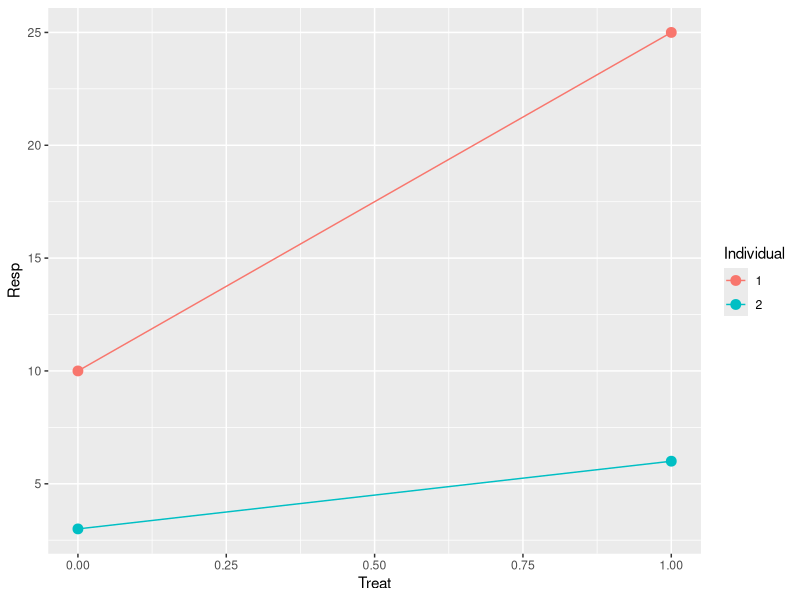
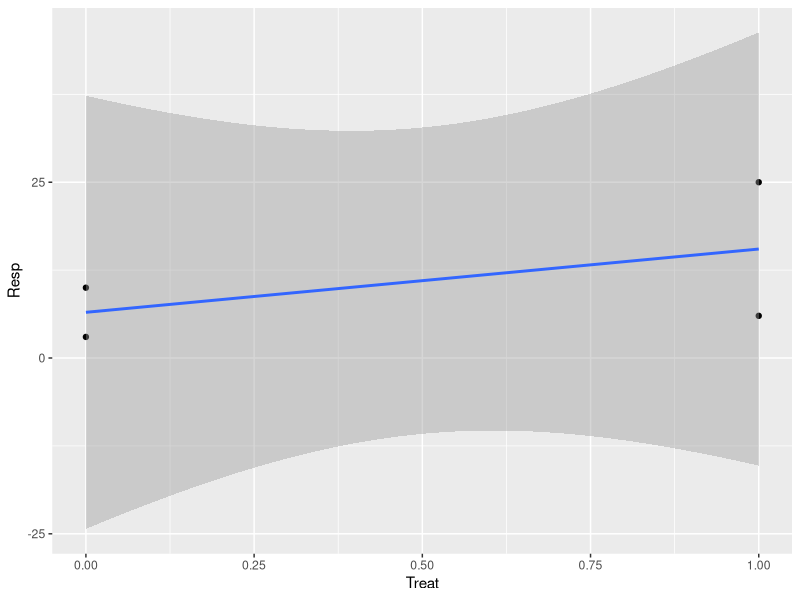
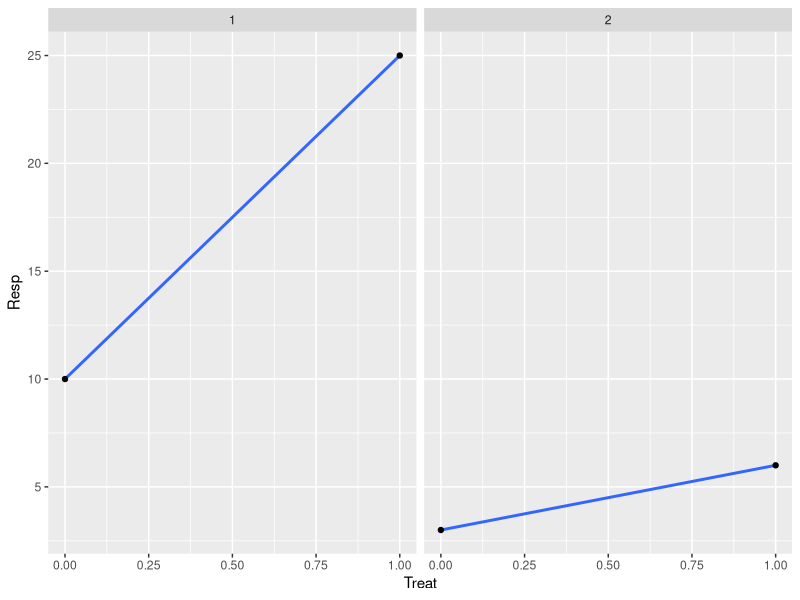

Recreate these plots in R, in order. (Note: this script raises an error after producing the figures.)
## ---- chunk 1
knitr::opts_chunk$set(echo = TRUE)
knitr::opts_chunk$set(options(warn=-1))
knitr::opts_knit$set(root.dir="/home/nikolay/Documents/Medium/LinearMixedModelFromScratch/")
## ---- chunk 2
library("ggplot2")
df<-data.frame(Treat=c(0,1,0,1),
               Resp=c(10,25,3,6),
               Ind=c(1,1,2,2))
df
ggplot(df, aes(x=Treat, y=Resp, color=factor(Ind), group=Ind)) + 
  geom_point(size=3) + geom_line() + labs(color="Individual")
## ---- chunk 3
summary(lm(Resp~Treat, data=df))
ggplot(df, aes(x=Treat, y=Resp)) + geom_point() + geom_smooth(method="lm")
## ---- chunk 4
ggplot(df, aes(x = Treat, y = Resp)) +
    geom_smooth(method = "lm", level = 0.95) + geom_point() + facet_wrap(~Ind, nrow = 1, ncol = 2)
## ---- chunk 5
library("lme4")
fit <- lmer(Resp ~ Treat + (1 | Ind), df, REML = FALSE)
summary(fit)
## ---- chunk 6
library("nlme")
summary(lme(Resp ~ Treat, random = ~ 1 | Ind, data=df, method="ML"))
## ---- chunk 7
summary(lmer(Resp ~ Treat + (1 | Ind), df, REML = TRUE))
## ---- chunk 8
t.test(df$Resp~df$Treat==0,paired=TRUE)
## ---- chunk 9
df$Resp_std[df$Treat==0]<-df$Resp[df$Treat==0]-df$Resp[df$Treat==0]
df$Resp_std[df$Treat==1]<-df$Resp[df$Treat==1]-df$Resp[df$Treat==0]
df
## ---- chunk 10
t.test(df$Resp_std~df$Treat==0,paired=FALSE)
## ---- chunk 11
f<-function(x)
{
  sigma  <-  x[1]
  sigmas <-  x[2]
  beta1  <-  x[3]
  beta2  <-  x[4]
  y11    <-  3
  y12    <-  10
  y21    <-  6
  y22    <-  25
  -(1/2)*log(2*pi)-(1/2)*log(4*sigmas^4*sigma^4 + 4*sigmas^2*sigma^6 + sigma^8) - (1/2)*(1/((sigma^2)*(sigma^2+2*sigmas^2)))*(((y11-beta1)^2)*(sigma^2+sigmas^2) - 2*(y11-beta1)*(y21-beta2)*(sigmas^2) + ((y21-beta2)^2)*(sigma^2+sigmas^2) + ((y12-beta1)^2)*(sigma^2+sigmas^2) - 2*(y12-beta1)*(y22-beta2)*(sigmas^2) + ((y22-beta2)^2)*(sigma^2+sigmas^2))
}
optim(par=c(1,1,1,1),f,method="L-BFGS-B",lower=c(1,1,1,1),upper=c(10,10,10,20),hessian = TRUE,control=list(fnscale=-1))
